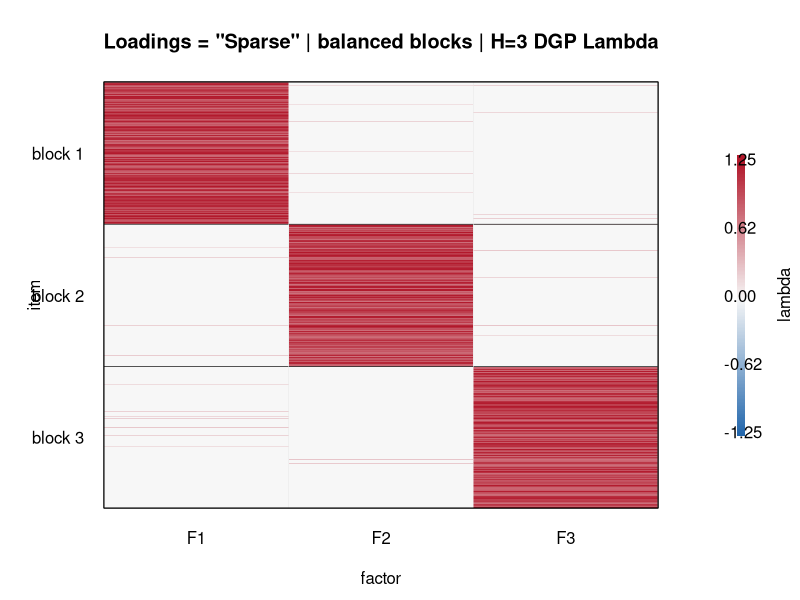
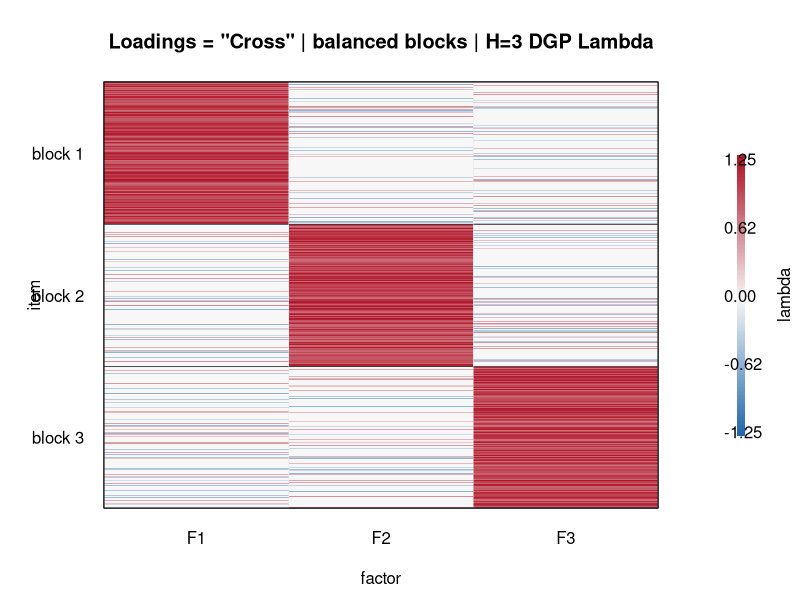
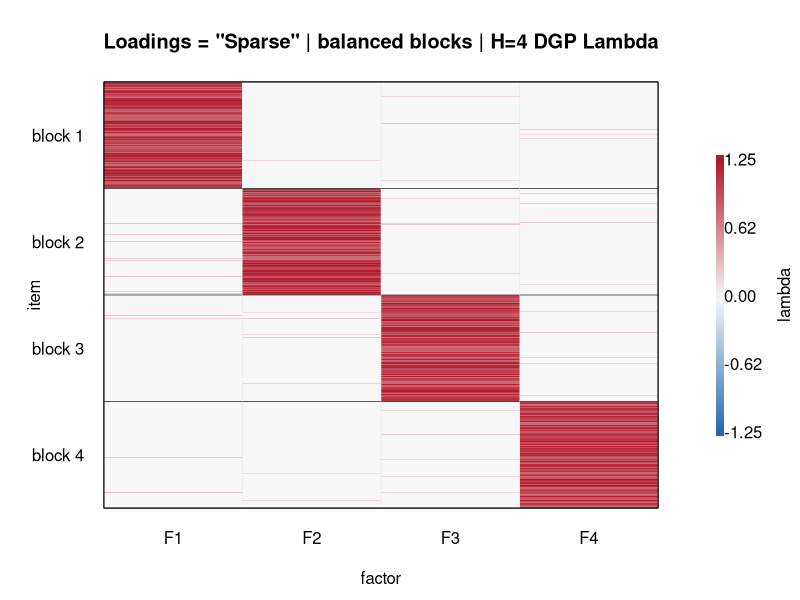
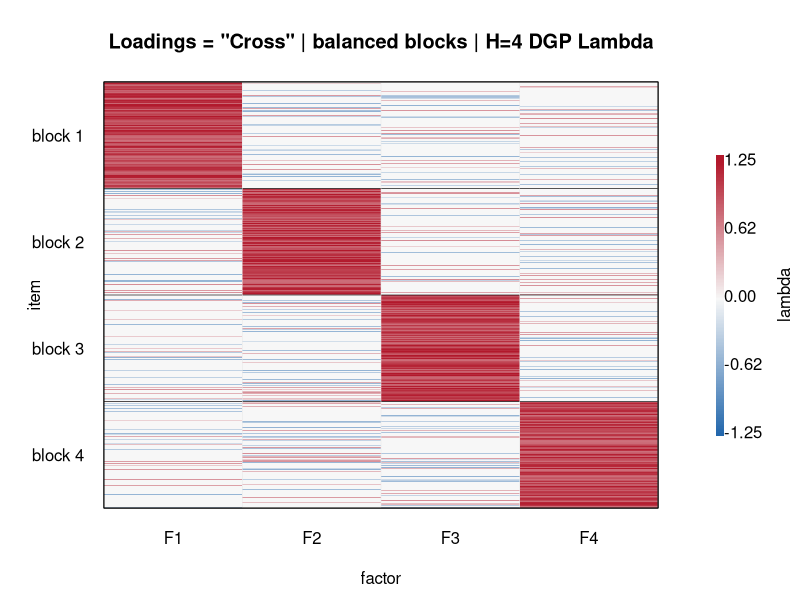

Source code (R) for these figures, in order:
#!/usr/bin/env Rscript

# Paper-ready heatmaps for the DGP loading matrices used by the sample-size
# simulation. The simulation redraws Lambda in each replication; these figures
# use the same generator with fixed figure seeds to show representative
# realizations of the two loading designs.

options(stringsAsFactors = FALSE)

get_env <- function(name, default, FUN = identity) {
  value <- Sys.getenv(name, unset = "")
  if (!nzchar(value)) return(default)
  FUN(value)
}

parse_int_csv <- function(x) as.integer(strsplit(x, ",", fixed = TRUE)[[1L]])

out_dir <- get_env(
  "OUT_DIR",
  file.path(
    "results",
    "full",
    "sampledZ_pgrid_balanced_crossloading_smallp_gibbs_MAP_intercepts"
  ),
  as.character
)
dir.create(out_dir, recursive = TRUE, showWarnings = FALSE)

p <- get_env("P", 500L, as.integer)
H_values <- get_env("H_VALUES", c(3L, 4L), parse_int_csv)
figure_seed <- get_env("FIGURE_SEED", 20260813L, as.integer)
block_size_mode <- get_env("BLOCK_SIZE_MODE", "balanced", as.character)

loading_designs <- c(
  sparse = "balanced_moderate_few_positive_cross",
  cross = "balanced_moderate_dense_signed_cross"
)
loading_titles <- c(
  sparse = 'Loadings = "Sparse"',
  cross = 'Loadings = "Cross"'
)
block_size_titles <- c(
  balanced = "balanced blocks",
  ifeval_like = "strongly unbalanced blocks",
  moderate_ifeval_like = "unbalanced blocks"
)

balanced_block_sizes <- function(p, H) {
  block_sizes <- rep(floor(p / H), H)
  remainder <- p - sum(block_sizes)
  if (remainder > 0L) block_sizes[seq_len(remainder)] <- block_sizes[seq_len(remainder)] + 1L
  block_sizes
}

ifeval_like_block_sizes <- function(p, H) {
  proportions <- switch(
    as.character(H),
    "3" = c(425, 31, 44) / 500,
    "4" = c(415, 35, 18, 32) / 500,
    rep(1 / H, H)
  )
  raw_sizes <- floor(p * proportions)
  remainder <- p - sum(raw_sizes)
  if (remainder > 0L) {
    order_idx <- order(p * proportions - raw_sizes, decreasing = TRUE)
    raw_sizes[order_idx[seq_len(remainder)]] <- raw_sizes[order_idx[seq_len(remainder)]] + 1L
  }
  pmax(raw_sizes, 1L)
}

moderate_ifeval_like_block_sizes <- function(p, H, blend_to_balanced = 0.50) {
  ifeval_proportions <- switch(
    as.character(H),
    "3" = c(425, 31, 44) / 500,
    "4" = c(415, 35, 18, 32) / 500,
    rep(1 / H, H)
  )
  balanced_proportions <- rep(1 / H, H)
  proportions <- (1 - blend_to_balanced) * ifeval_proportions +
    blend_to_balanced * balanced_proportions
  raw_sizes <- floor(p * proportions)
  remainder <- p - sum(raw_sizes)
  if (remainder > 0L) {
    order_idx <- order(p * proportions - raw_sizes, decreasing = TRUE)
    raw_sizes[order_idx[seq_len(remainder)]] <- raw_sizes[order_idx[seq_len(remainder)]] + 1L
  }
  pmax(raw_sizes, 1L)
}

make_block_sizes <- function(p, H, mode = block_size_mode) {
  mode <- match.arg(mode, c("balanced", "ifeval_like", "moderate_ifeval_like"))
  if (mode == "ifeval_like") return(ifeval_like_block_sizes(p, H))
  if (mode == "moderate_ifeval_like") return(moderate_ifeval_like_block_sizes(p, H))
  balanced_block_sizes(p, H)
}

block_sign_matrix <- function(H) {
  signs <- matrix(sample(c(-1, 1), H * H, replace = TRUE), H, H)
  diag(signs) <- sample(c(-1, 1), H, replace = TRUE)
  signs
}

make_strong_same_sign_loadings <- function(design_name, p, H) {
  block_sizes <- make_block_sizes(p, H)
  block_id <- rep(seq_len(H), times = block_sizes)
  signs <- block_sign_matrix(H)
  Lambda <- matrix(0, p, H)

  if (design_name == "balanced_moderate_few_positive_cross") {
    for (j in seq_len(p)) {
      h <- block_id[j]
      Lambda[j, h] <- runif(1, 0.75, 1.25)
      for (k in setdiff(seq_len(H), h)) {
        if (runif(1) < 0.035) Lambda[j, k] <- runif(1, 0.12, 0.28)
      }
    }
  } else if (design_name == "balanced_moderate_dense_signed_cross") {
    for (j in seq_len(p)) {
      h <- block_id[j]
      Lambda[j, h] <- runif(1, 0.75, 1.25)
      for (k in setdiff(seq_len(H), h)) {
        if (runif(1) < 0.25) Lambda[j, k] <- sample(c(-1, 1), 1L) * runif(1, 0.20, 0.60)
      }
    }
  } else {
    stop("Unsupported loading design: ", design_name)
  }

  list(Lambda = Lambda, block_id = block_id, block_sizes = block_sizes)
}

make_design_lambda <- function(design_key, H, p, figure_seed) {
  set.seed(figure_seed + 1000L * H + match(design_key, names(loading_designs)))
  make_strong_same_sign_loadings(loading_designs[[design_key]], p = p, H = H)
}

plot_lambda_heatmap <- function(Lambda, block_id, title, out_file, zlim = c(-1.25, 1.25)) {
  p <- nrow(Lambda)
  H <- ncol(Lambda)
  pal <- colorRampPalette(c("#2166AC", "#F7F7F7", "#B2182B"))(201)
  breaks <- seq(zlim[1L], zlim[2L], length.out = length(pal) + 1L)
  z <- Lambda
  z[z < zlim[1L]] <- zlim[1L]
  z[z > zlim[2L]] <- zlim[2L]
  block_starts <- which(!duplicated(block_id))
  block_ends <- c(block_starts[-1L] - 1L, p)
  block_mids <- (block_starts + block_ends) / 2

  png(out_file, width = 920, height = 1240, res = 180)
  op <- par(mar = c(4.6, 5.2, 4.1, 7.1), xpd = FALSE)
  on.exit({
    par(op)
    dev.off()
  }, add = TRUE)

  image(
    x = seq_len(H),
    y = seq_len(p),
    z = t(z[p:1, , drop = FALSE]),
    col = pal,
    breaks = breaks,
    xaxt = "n",
    yaxt = "n",
    xlab = "factor",
    ylab = "item",
    main = title,
    useRaster = TRUE
  )
  axis(1, at = seq_len(H), labels = paste0("F", seq_len(H)), tick = FALSE)
  axis(2, at = p - block_mids + 1L, labels = paste0("block ", seq_len(H)), las = 1, tick = FALSE)
  abline(h = p - block_ends[-length(block_ends)] + 0.5, col = "#3A3A3A", lwd = 0.8)
  abline(v = seq_len(H) + 0.5, col = "#E8E8E8", lwd = 0.5)
  box()

  par(xpd = NA)
  legend_y <- seq(0.18, 0.82, length.out = length(pal))
  legend_x <- rep(H + 0.95, length(pal))
  points(legend_x, legend_y * p, pch = 15, col = pal, cex = 1.1)
  axis(
    side = 4,
    at = c(0.18, 0.34, 0.50, 0.66, 0.82) * p,
    labels = sprintf("%.2f", seq(zlim[1L], zlim[2L], length.out = 5L)),
    las = 1,
    line = 2.3,
    tick = FALSE
  )
  mtext("lambda", side = 4, line = 5.8)

  invisible(TRUE)
}

write_lambda_table <- function(Lambda, block_id, design_key, H, out_file) {
  tab <- data.frame(
    item = seq_len(nrow(Lambda)),
    block = block_id,
    loading_design = loading_titles[[design_key]],
    block_size_mode = block_size_mode,
    H = H,
    Lambda,
    check.names = FALSE
  )
  names(tab)[seq_len(H) + 5L] <- paste0("F", seq_len(H))
  write.csv(tab, out_file, row.names = FALSE)
}

out_files <- character(0)
for (H in H_values) {
  for (design_key in names(loading_designs)) {
    loading <- make_design_lambda(design_key, H = H, p = p, figure_seed = figure_seed)
    tag <- paste0(design_key, "_H", H)
    block_title <- if (block_size_mode %in% names(block_size_titles)) {
      block_size_titles[[block_size_mode]]
    } else {
      block_size_mode
    }
    title <- sprintf("%s | %s | H=%d DGP Lambda", loading_titles[[design_key]], block_title, H)
    png_file <- file.path(out_dir, paste0("dgp_lambda_heatmap_", tag, ".png"))
    csv_file <- file.path(out_dir, paste0("dgp_lambda_matrix_", tag, ".csv"))
    plot_lambda_heatmap(loading$Lambda, loading$block_id, title, png_file)
    write_lambda_table(loading$Lambda, loading$block_id, design_key, H, csv_file)
    out_files <- c(out_files, png_file, csv_file)
  }
}

cat("Wrote DGP loading heatmaps and matrices:\n")
cat(paste(normalizePath(out_files, mustWork = FALSE), collapse = "\n"), "\n")
